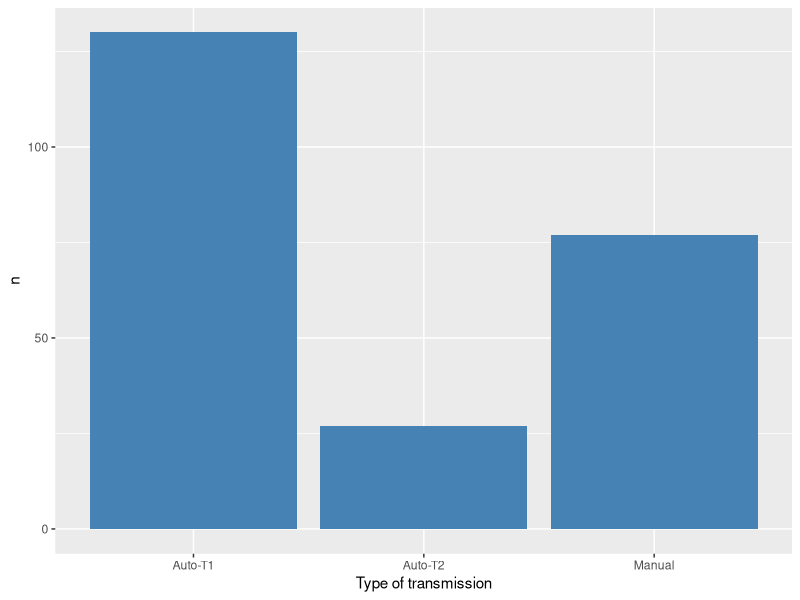
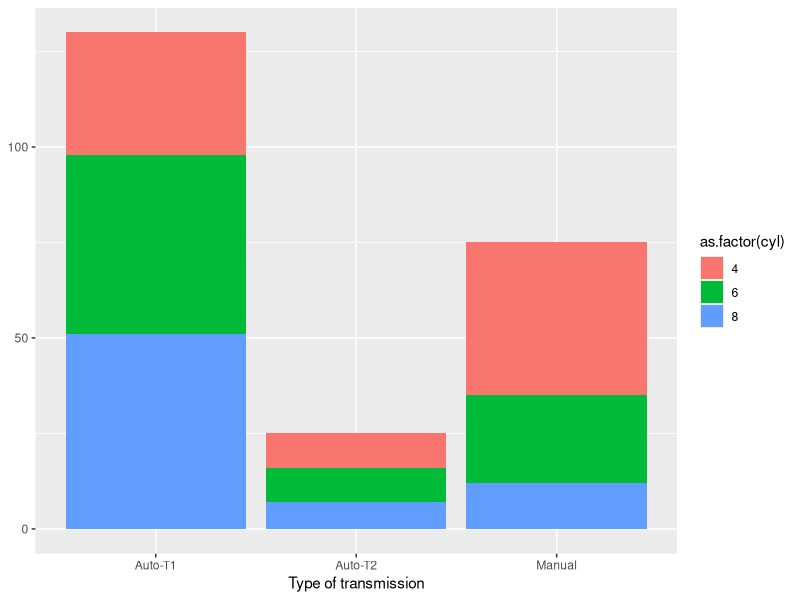
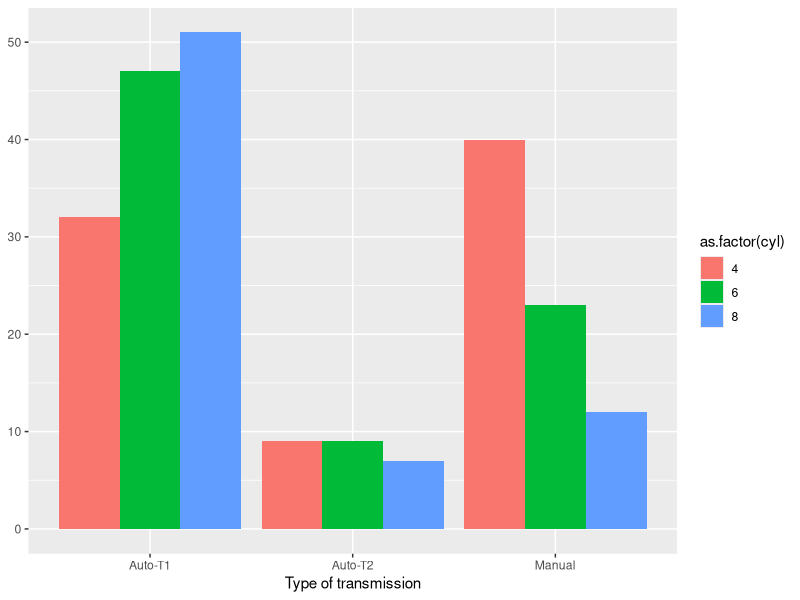
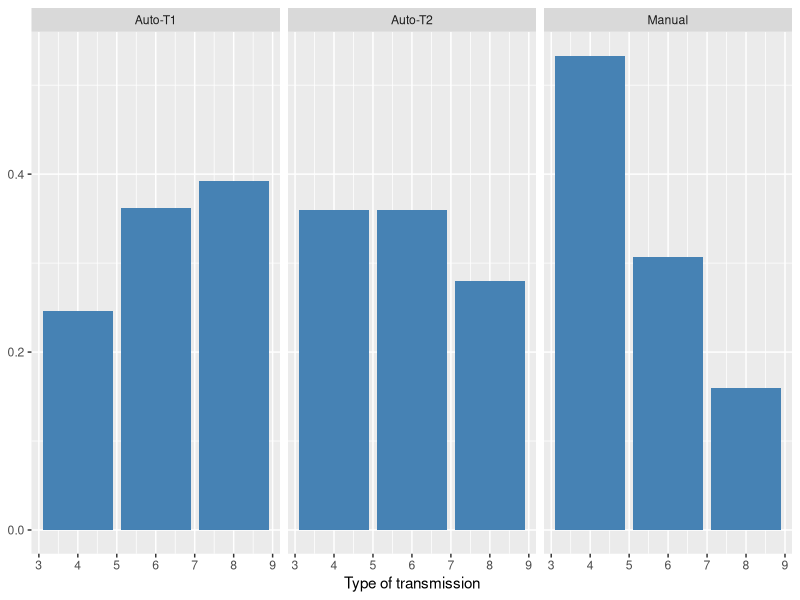

Write R code to recreate these figures, in order.
library(tidyverse)

# 1
mpg %>%
  select(where(is.character)) %>% 
  print(n = 3)

# 2
mpg %>%
  select(where(is.character)) %>% 
  mutate(across(3:6, as.factor)) %>% 
  print(n = 3)

# 3
mpg %>%
  select(where(is.character)) %>% 
  mutate(across(3:6, as.factor)) %>% 
  count(trans)

# 4
mpg %>% 
  mutate(am = case_when(
    trans %in% c("manual(m5)", "manual(m6)") ~ "Manual",
    trans %in% c("auto(l3)", "auto(l4)", "auto(l5)", "auto(l6)") ~ "Auto-T1",
    TRUE ~ "Auto-T2")) %>% 
  count(am) %>% 
  ggplot() +
  geom_bar(aes(x = am, y = n), stat = "identity", fill = "steelblue") +
  xlab("Type of transmission")

# 5-1
mpg %>% 
  mutate(am = case_when(
    trans %in% c("manual(m5)", "manual(m6)") ~ "Manual",
    trans %in% c("auto(l3)", "auto(l4)", "auto(l5)", "auto(l6)") ~ "Auto-T1",
    TRUE ~ "Auto-T2")) %>% 
  filter(cyl != 5) %>% 
  ggplot(aes(x = am, fill = as.factor(cyl))) +
  geom_bar() +
  ylab(NULL) +
  xlab("Type of transmission")

# 5-2
mpg %>% 
  mutate(am = case_when(
    trans %in% c("manual(m5)", "manual(m6)") ~ "Manual",
    trans %in% c("auto(l3)", "auto(l4)", "auto(l5)", "auto(l6)") ~ "Auto-T1",
    TRUE ~ "Auto-T2")) %>% 
  filter(cyl != 5) %>% 
  ggplot(aes(x = am, fill = as.factor(cyl))) +
  geom_bar(position = "dodge") +
  ylab(NULL) +
  xlab("Type of transmission")

# 5-3
mpg %>% 
  mutate(am = case_when(
    trans %in% c("manual(m5)", "manual(m6)") ~ "Manual",
    trans %in% c("auto(l3)", "auto(l4)", "auto(l5)", "auto(l6)") ~ "Auto-T1",
    TRUE ~ "Auto-T2")) %>% 
  filter(cyl != 5) %>% 
  ggplot() +
  geom_bar(aes(x = cyl, y = after_stat(prop), group = 1), fill = "steelblue") +
  facet_wrap(vars(am)) +
  ylab(NULL) +
  xlab("Type of transmission")
